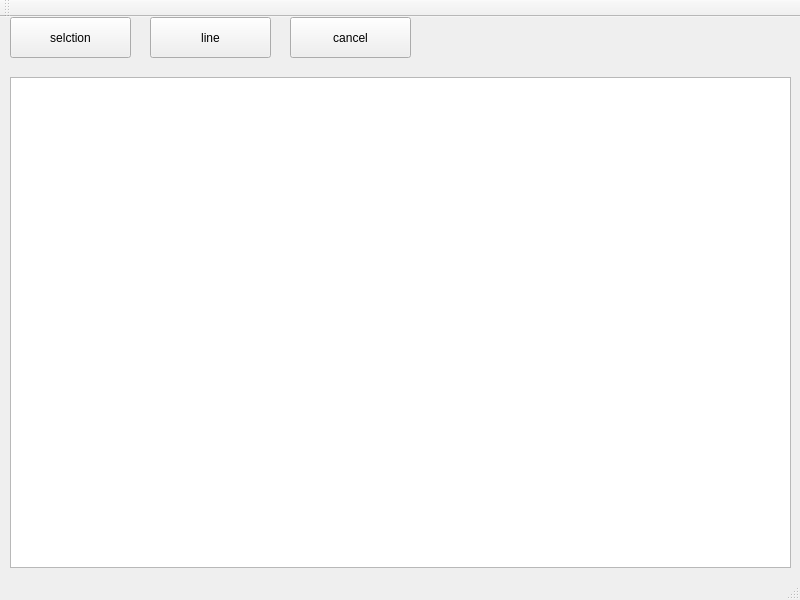
<?xml version="1.0" encoding="UTF-8"?>
<ui version="4.0">
 <class>MainWindow</class>
 <widget class="QMainWindow" name="MainWindow">
  <property name="geometry">
   <rect>
    <x>0</x>
    <y>0</y>
    <width>800</width>
    <height>600</height>
   </rect>
  </property>
  <property name="windowTitle">
   <string>MainWindow</string>
  </property>
  <widget class="QWidget" name="centralWidget">
   <widget class="QPushButton" name="selection">
    <property name="geometry">
     <rect>
      <x>10</x>
      <y>0</y>
      <width>121</width>
      <height>41</height>
     </rect>
    </property>
    <property name="text">
     <string>selction</string>
    </property>
   </widget>
   <widget class="QPushButton" name="line">
    <property name="geometry">
     <rect>
      <x>150</x>
      <y>0</y>
      <width>121</width>
      <height>41</height>
     </rect>
    </property>
    <property name="text">
     <string>line</string>
    </property>
   </widget>
   <widget class="QPushButton" name="cancel">
    <property name="geometry">
     <rect>
      <x>290</x>
      <y>0</y>
      <width>121</width>
      <height>41</height>
     </rect>
    </property>
    <property name="text">
     <string>cancel</string>
    </property>
   </widget>
   <widget class="QGraphicsView" name="gView">
    <property name="geometry">
     <rect>
      <x>10</x>
      <y>60</y>
      <width>781</width>
      <height>491</height>
     </rect>
    </property>
   </widget>
  </widget>
  <widget class="QMenuBar" name="menuBar">
   <property name="geometry">
    <rect>
     <x>0</x>
     <y>0</y>
     <width>800</width>
     <height>19</height>
    </rect>
   </property>
  </widget>
  <widget class="QToolBar" name="mainToolBar">
   <attribute name="toolBarArea">
    <enum>TopToolBarArea</enum>
   </attribute>
   <attribute name="toolBarBreak">
    <bool>false</bool>
   </attribute>
  </widget>
  <widget class="QStatusBar" name="statusBar"/>
 </widget>
 <layoutdefault spacing="6" margin="11"/>
 <resources/>
 <connections/>
</ui>
